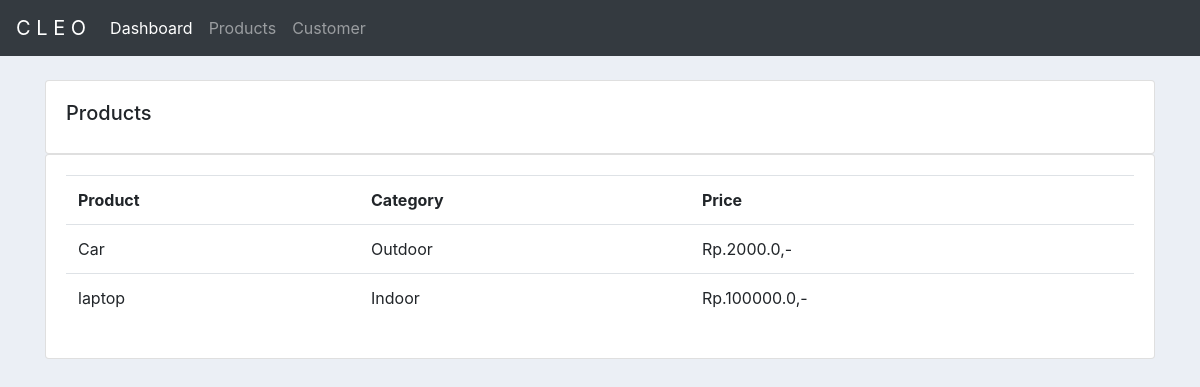
Screenshot of /products/ with the database file from the repository.
### accounts/models.py (models this page shows, shortened)
class Product(models.Model):
    CATEGORY = (
        ('Indoor', 'Indoor'),
        ('Outdoor', 'Outdoor')
    )
    name = models.CharField(max_length=200, null=True)
    price = models.FloatField(null=True)
    category = models.CharField(max_length=200, null=True, choices=CATEGORY)
    description = models.CharField(max_length=200, null=True)
    date_created = models.DateTimeField(null=True, auto_now_add=True)
    tags = models.ManyToManyField(Tag, null=True)

### accounts/views.py (the view)
# urls.py: path('products/', views.products),
def products(request):
    products = Product.objects.all()
    return render(request, 'accounts/products.html', {'products':products})

### accounts/templates/accounts/products.html
{%  extends 'accounts/main.html' %}
{% block content %}
		<br>
<div class="container">
		<div class="row">
			<div class="col-md">
				<div class="card card-body">
					<h5>Products</h5>
				</div>
				<div class="card card-body">
					<table class="table">
						<tr>
							<th>Product</th>
							<th>Category</th>
							<th>Price</th>
						</tr>
						{%for i in products %}
							<tr>
								<td>{{i.name}}</td>
								<td>{{i.category}}</td>
								<td>Rp.{{i.price}},-</td>
							</tr>
						{%endfor%}
					</table>
				</div>
			</div>
		</div>
        </div>
{% endblock content %}

### static/css/main.css (style rules this page uses)
body { background-color: #ebeff5; }

### rows the page displays
Product: name "Car", category "Outdoor", price "2000.0"
Product: name "laptop", category "Indoor", price "100000.0"
